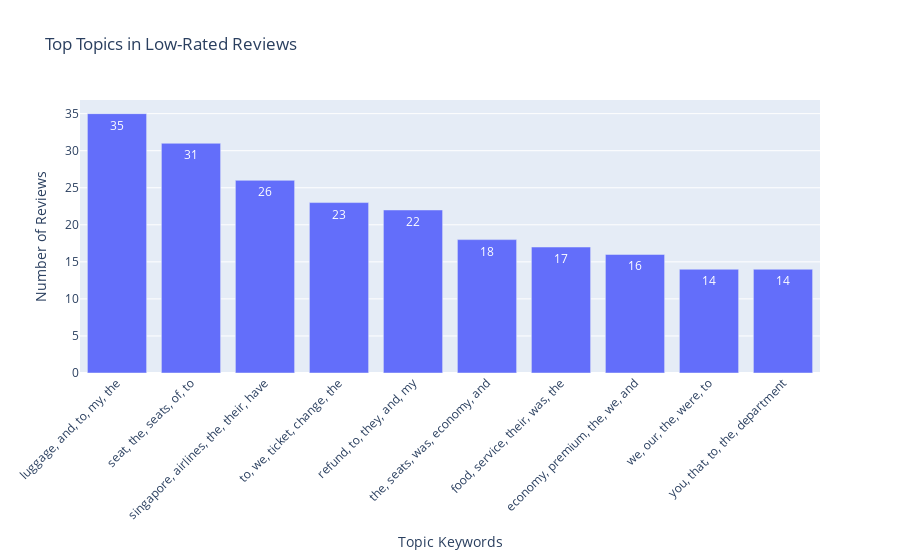

This figure's notebook cell:
### Code cell
import plotly.express as px

# Get topic info and select top 10 topics (excluding topic -1 which means "no topic")
topic_counts = topic_model_low.get_topic_info()
topic_counts_clean = topic_counts[topic_counts.Topic != -1].head(10)

# Optional: Create readable topic names for better visualization
topic_counts_clean['Readable Name'] = topic_counts_clean['Representation'].apply(lambda words: ', '.join(words[:5]))

# Plot
fig = px.bar(
    topic_counts_clean,
    x='Readable Name',
    y='Count',
    title=' Top Topics in Low-Rated Reviews',
    labels={'Count': 'Number of Reviews', 'Readable Name': 'Topic Keywords'},
    text='Count'
)

fig.update_layout(xaxis_tickangle=-45)
fig.show()

### Figure 1 — Plotly figure (JSON) as saved in the notebook; plotly's stock layout.template omitted (floating-point values rounded to 4 significant figures)
{"data": [{"hovertemplate": "Topic Keywords=%{x}<br>Number of Reviews=%{text}<extra></extra>", "legendgroup": "", "marker": {"color": "#636efa", "pattern": {"shape": ""}}, "name": "", "orientation": "v", "showlegend": false, "text": [35.0, 31.0, 26.0, 23.0, 22.0, 18.0, 17.0, 16.0, 14.0, 14.0], "textposition": "auto", "type": "bar", "x": ["luggage, and, to, my, the", "seat, the, seats, of, to", "singapore, airlines, the, their, have", "to, we, ticket, change, the", "refund, to, they, and, my", "the, seats, was, economy, and", "food, service, their, was, the", "economy, premium, the, we, and", "we, our, the, were, to", "you, that, to, the, department"], "xaxis": "x", "y": [35, 31, 26, 23, 22, 18, 17, 16, 14, 14], "yaxis": "y"}], "layout": {"barmode": "relative", "legend": {"tracegroupgap": 0}, "title": {"text": " Top Topics in Low-Rated Reviews"}, "xaxis": {"anchor": "y", "domain": [0, 1], "tickangle": -45, "title": {"text": "Topic Keywords"}}, "yaxis": {"anchor": "x", "domain": [0, 1], "title": {"text": "Number of Reviews"}}}}
